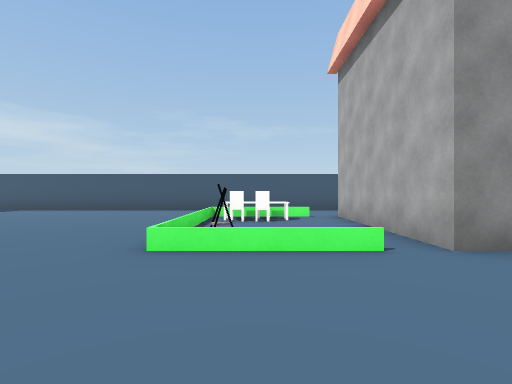
View 1 (above)

21 first-person views from a walk through a Unity game level. The camera is 1.2 m above the floor, looks level and sees 85° across. The floor is counted in squares, 1.89 m on a side. Each view is taken from the middle of a square. On the plan, view 1 faces up. The plan holds only what a view shows up to about 9 squares ahead; the rest is blank. The place goes on beyond the plan. The player character is not drawn. Some surface patterns are stand-ins.

View 2
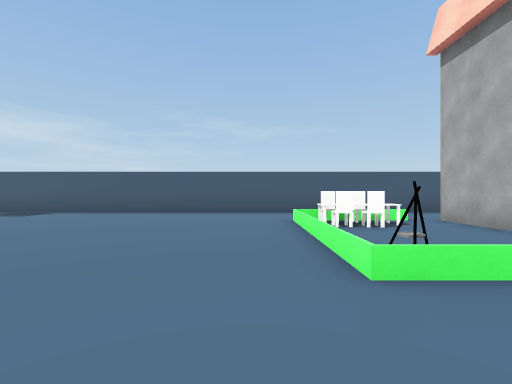

View 3
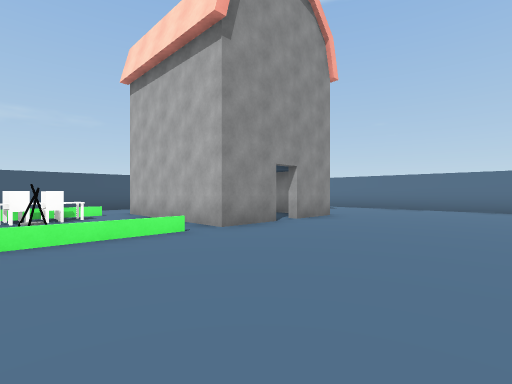

View 4
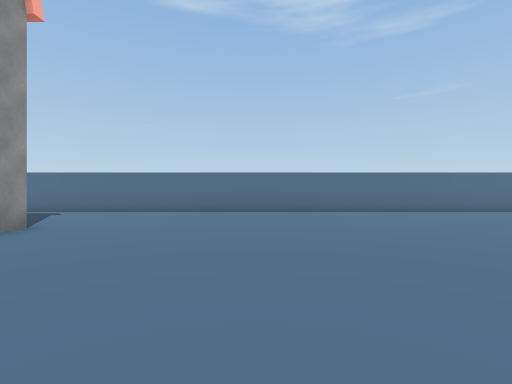

View 5
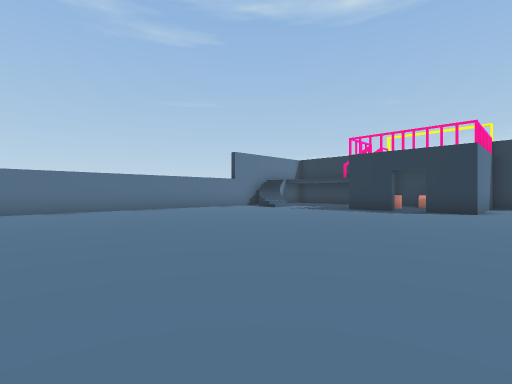

View 6
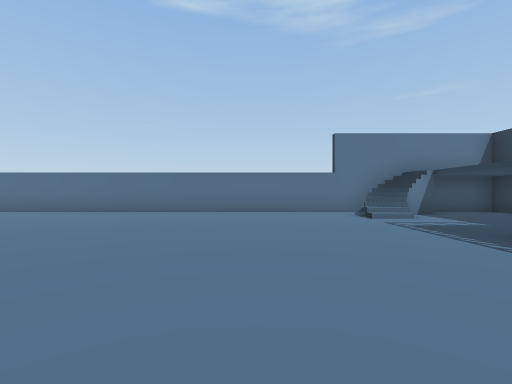

View 7
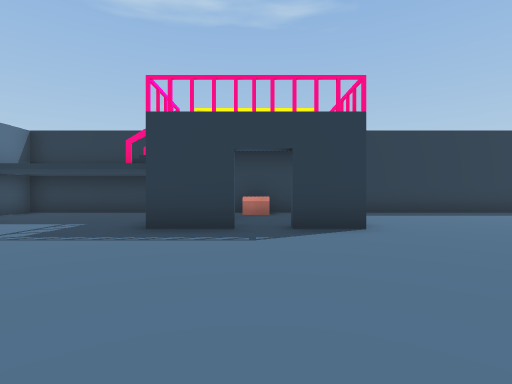

View 8
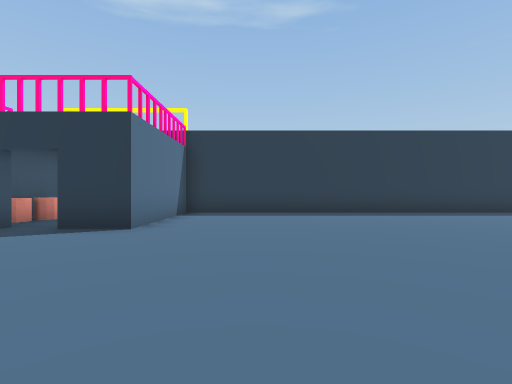

View 9
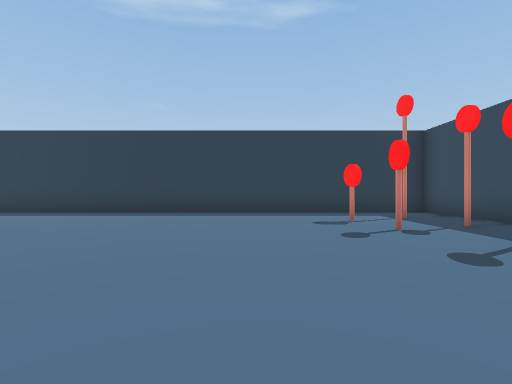

View 10
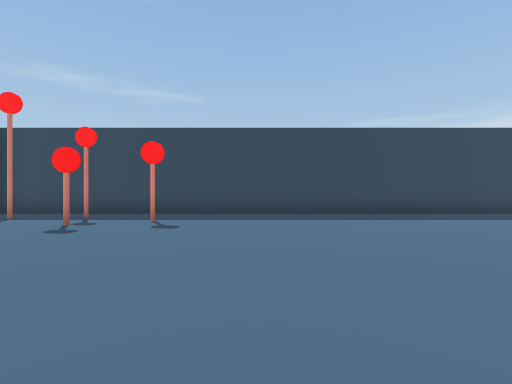

View 11
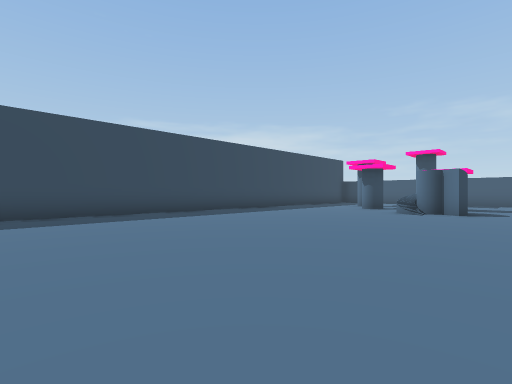

View 12
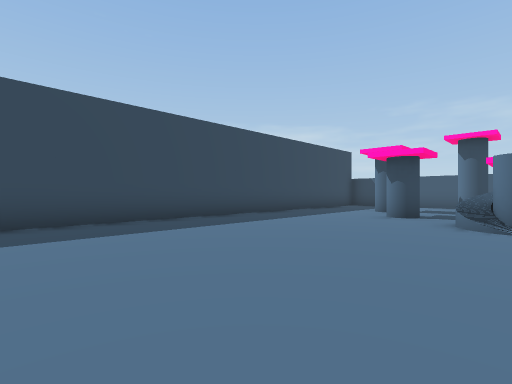

View 13
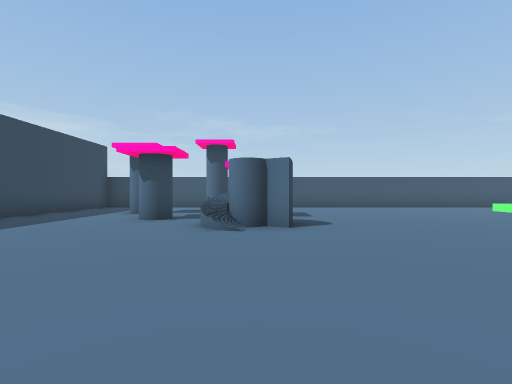

View 14
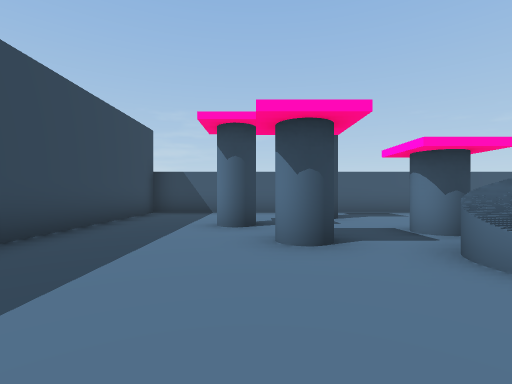

View 15
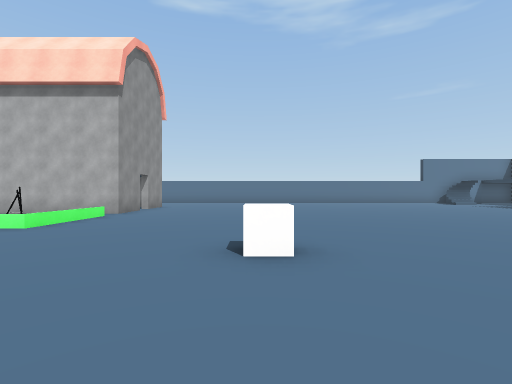

View 16
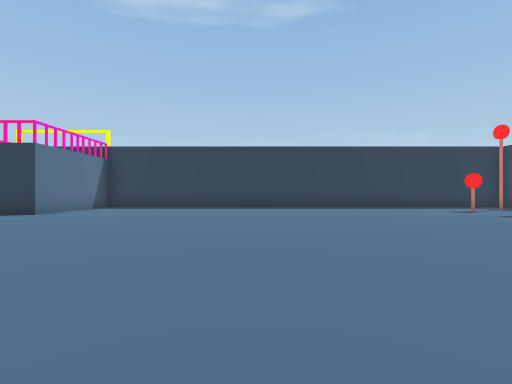

View 17
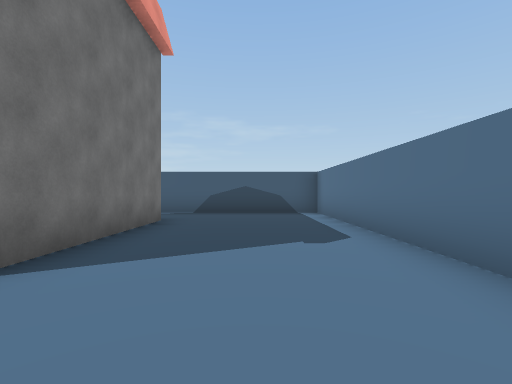

View 18
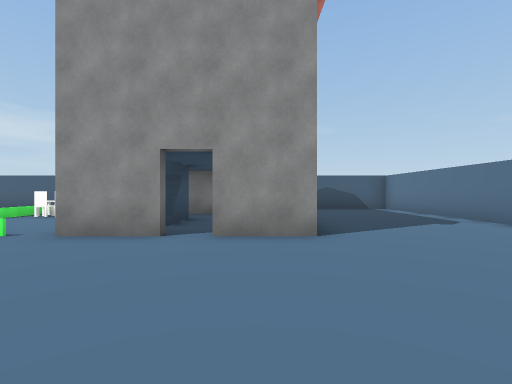

View 19
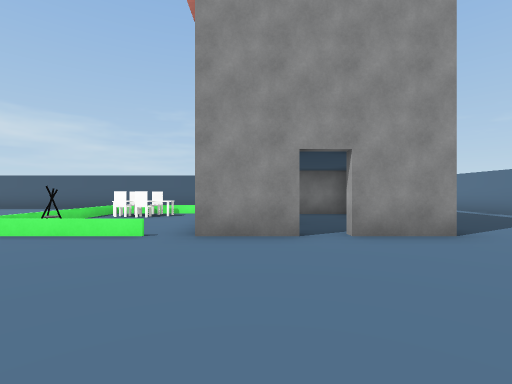

View 20
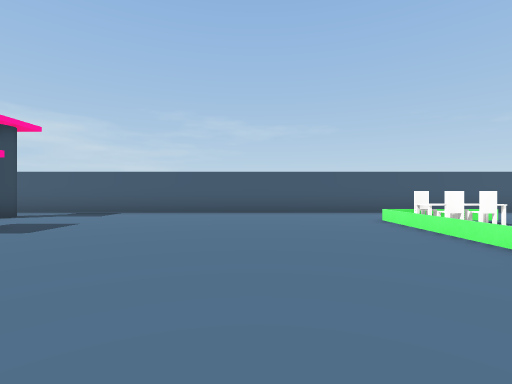

View 21
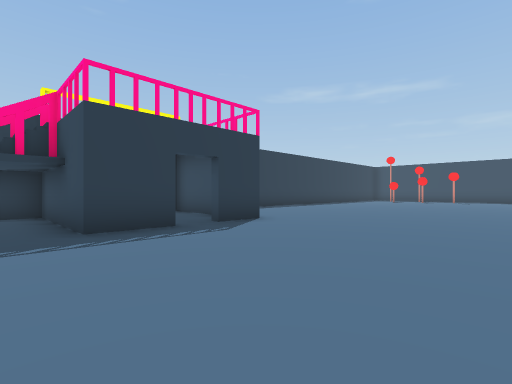

### Floor plan
Key: @ floor where view 1 was taken; # wall or solid block; . floor; / step, stairs or slope; = window, fence, low wall or low ledge; H house; C chair; U cube; O other object.
Columns run from 16 left of view 1 to 10 right of it. Each row starts with its distance up from view 1.
 10 ###########################
  9 #...............  .. .....#
  8 #.....#.........  ..  ....#
  7 #............../C.HHHHH...#
  6 #...#........../C.H#..H...#
  5 #....#........./..H/..H...#
  4 #.....##......./O.H/..H...#
  3 #.....=#.......///##.##...#
  2 #.........................#
  1 #.........................#
  0 #......... .....@.........#
 -1 #............U............#
 -2 #......... ...............#
 -3 #.........  ..............#
 -4 #......... . .............#
 -5 #.........................#
 -6 #.........................#
 -7 #.........................#
 -8 #.........................#
 -9 #.........................#
-10 #..#......................#
-11 #.......................//#
-12 #.#..............##.#.../##
-13 #...#............#..=....##
-14 #.#..............#..=#....#
-15 #................#.O##....#
-16 ###########################

Where each view was taken, in squares from view 1:
view 1: 0 up, 0 right, facing up
view 2: 1 up, 2 left, facing up
view 3: 1 down, 1 left, facing up-right
view 4: 1 down, 1 right, facing right
view 5: 2 down, 0 right, facing down-right
view 6: 8 down, 1 right, facing right
view 7: 7 down, 3 right, facing down
view 8: 7 down, 1 left, facing down
view 9: 7 down, 10 left, facing down
view 10: 8 down, 7 left, facing left
view 11: 6 down, 7 left, facing up-left
view 12: 3 down, 9 left, facing up-left
view 13: 2 down, 9 left, facing up
view 14: 1 up, 12 left, facing up
view 15: 1 down, 6 left, facing right
view 16: 4 down, 5 left, facing down
view 17: 1 up, 8 right, facing up
view 18: 1 down, 5 right, facing up
view 19: 1 down, 3 right, facing up
view 20: 1 up, 4 left, facing up
view 21: 7 down, 6 right, facing down-left
